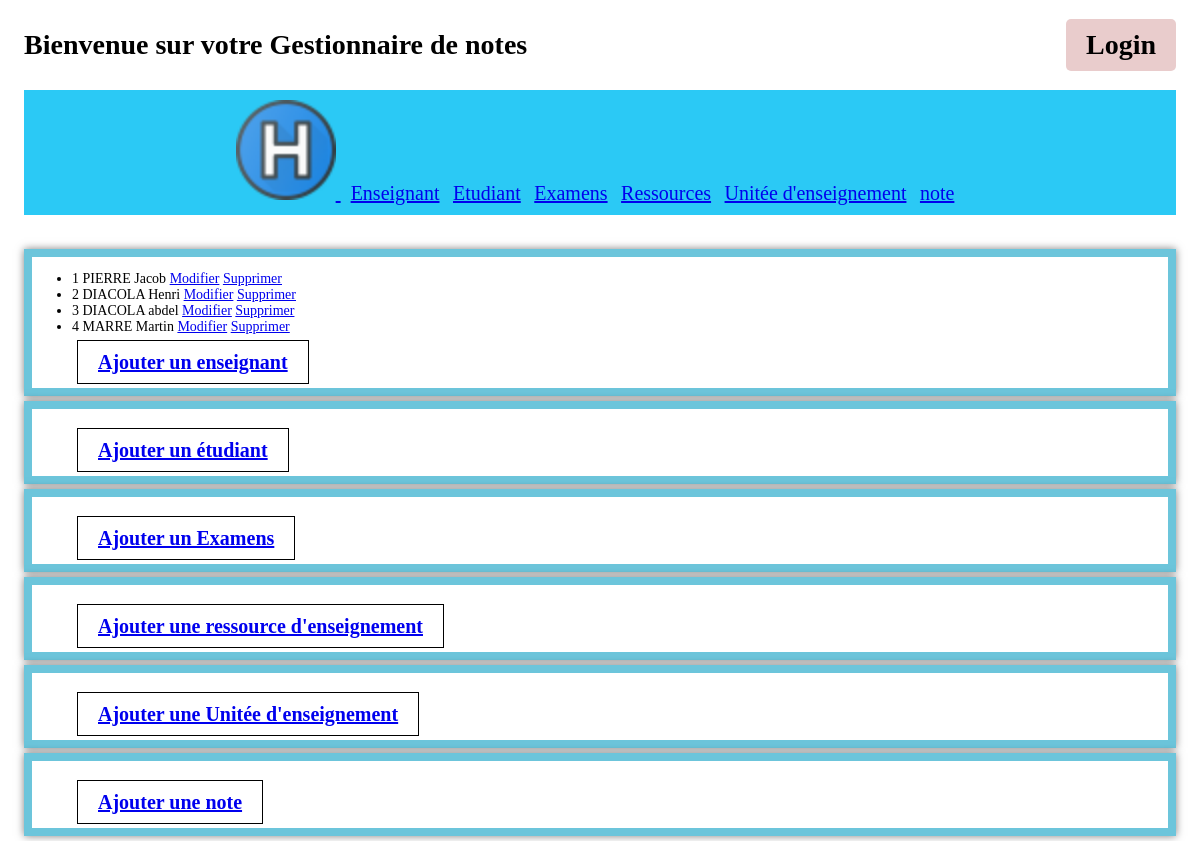
The page /gestionnote/allenseignant/ on the database its author committed.
### gestionnote/models.py (models this page shows, shortened)
class Enseignant(models.Model): #déclare la classe Livre héritant de la classe Model, classe de base des modèles
    id = models.IntegerField(primary_key = True, default=None)
    nom = models.CharField(max_length=100) # défini un champs de type texte de 100 caractères maximum
    prénom = models.CharField(max_length = 100)

### gestionnote/views.py (the view)
# urls.py: path('allenseignant/', views.allenseignant, name='allenseignant'),
def allenseignant(request):
    enseignants = list(models.Enseignant.objects.all())
    return render(request, 'gestionnote/all.html', {'enseignants': enseignants})

### gestionnote/templates/gestionnote/all.html (shortened to what this page needs)
{% extends 'gestionnote/main.html' %}
{% block content %}
<div class="content-all">
    <div class="content-wrapper">
        <ul>
            {% for enseignant in enseignants %}
                <li>
                    {{ enseignant.id }} {{enseignant.nom }} {{ enseignant.prénom }}
                    <a href="../../gestionnote/updateenseignant/{{ enseignant.id }}" >Modifier</a>
                    <a href="../../gestionnote/deleteenseignant/{{enseignant.id }}" >Supprimer</a>
                </li>
            {% endfor %}
            <br>
            <a href="../../gestionnote/ajoutenseignant" class="btn">Ajouter un enseignant</a>
        </ul>
    </div>
    <div class="content-wrapper">
        <ul>
            <br>
            <a href="../../gestionnote/ajoutetudiant" class="btn">Ajouter un étudiant</a>
        </ul>
    </div>
    <div class="content-wrapper">
        <ul>
            <br>
            <a href="../../gestionnote/ajout" class="btn">Ajouter un Examens</a>
        </ul>
    </div>
    <div class="content-wrapper">
        <ul>
            <br>
            <a href="../../gestionnote/ajoutrunite" class="btn">Ajouter une ressource d'enseignement</a>
        </ul>
    </div>
    <div class="content-wrapper">
        <ul>
            <br>
            <a href="../../gestionnote/ajoutunite" class="btn">Ajouter une Unitée d'enseignement</a>
        </ul>
    </div>
    <div class="content-wrapper">
        <ul>
            <br>
            <a href="../../gestionnote/ajoutnote" class="btn">Ajouter une note </a>
        </ul>
    </div>
</div>
{% endblock %}

### gestionnote/static/gestionnote/styles.css (style rules this page uses)
body { font-family: Arial, sans-serif; margin: 0 2%; padding: 0; font-family: "Raleway"; font-size: 14px; font-weight: 500; -webkit-font-smoothing: antialiased; }
.content-wrapper { border: 8px solid #6cc5db; box-shadow: 0 0 8px rgba(0, 0, 0, 0.5); margin-bottom: 5px; }
.btn { font-size: 20px; font-weight: bold; border: 1px solid #000; padding: 10px 20px; margin: 5px; }

### rows shown on the page
Enseignant: id "1", nom "PIERRE", prénom "Jacob"
Enseignant: id "2", nom "DIACOLA", prénom "Henri"
Enseignant: id "3", nom "DIACOLA", prénom "abdel"
Enseignant: id "4", nom "MARRE", prénom "Martin"
